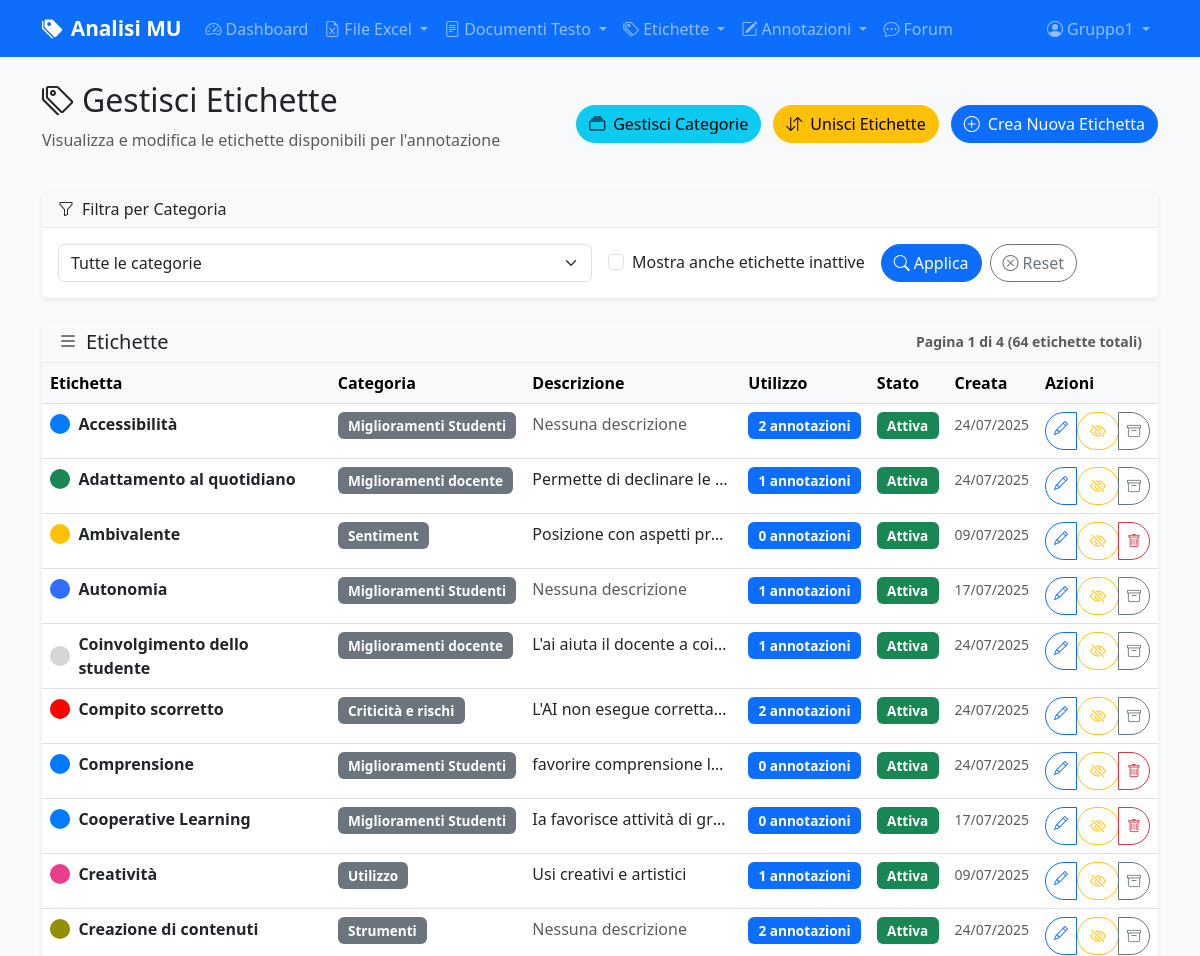
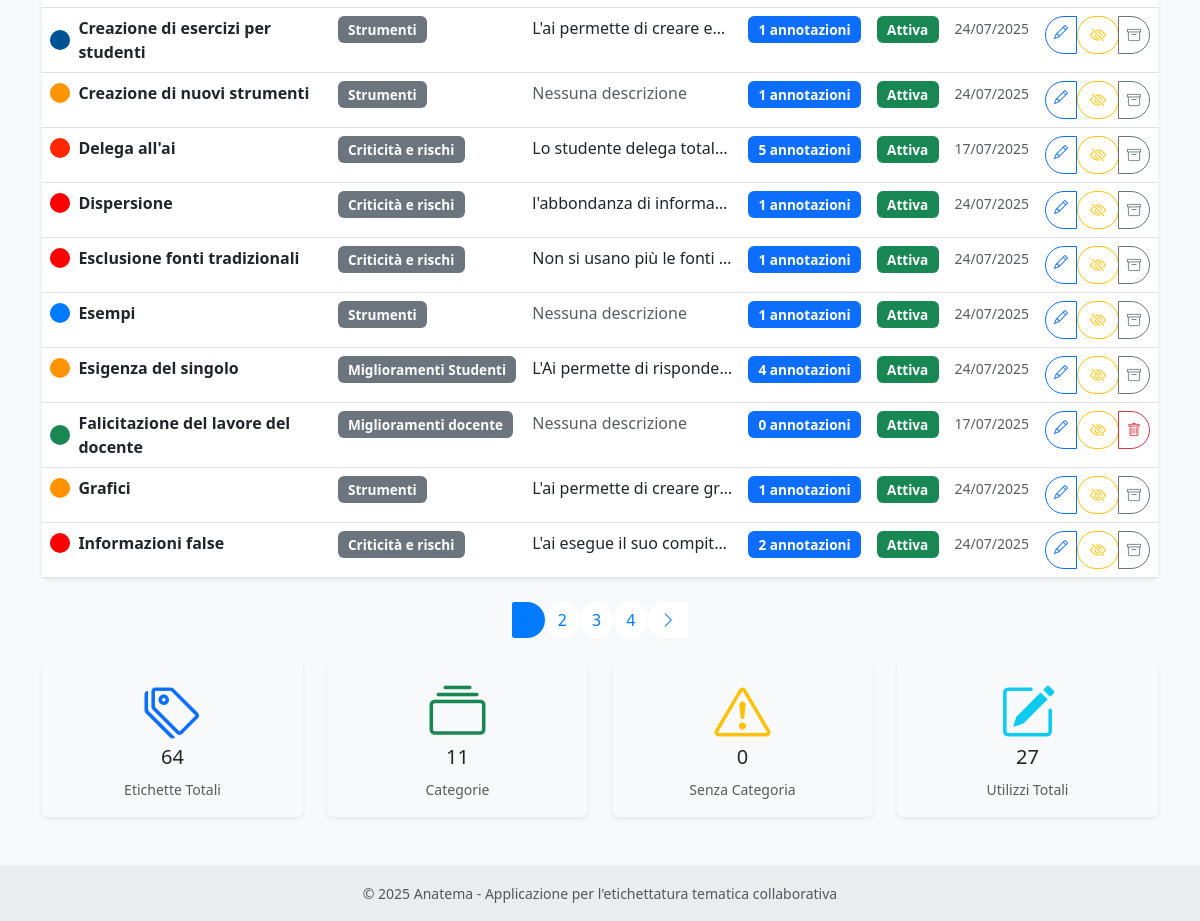
The app's page /labels/ (signed in), older data (2 pictures, top to bottom).
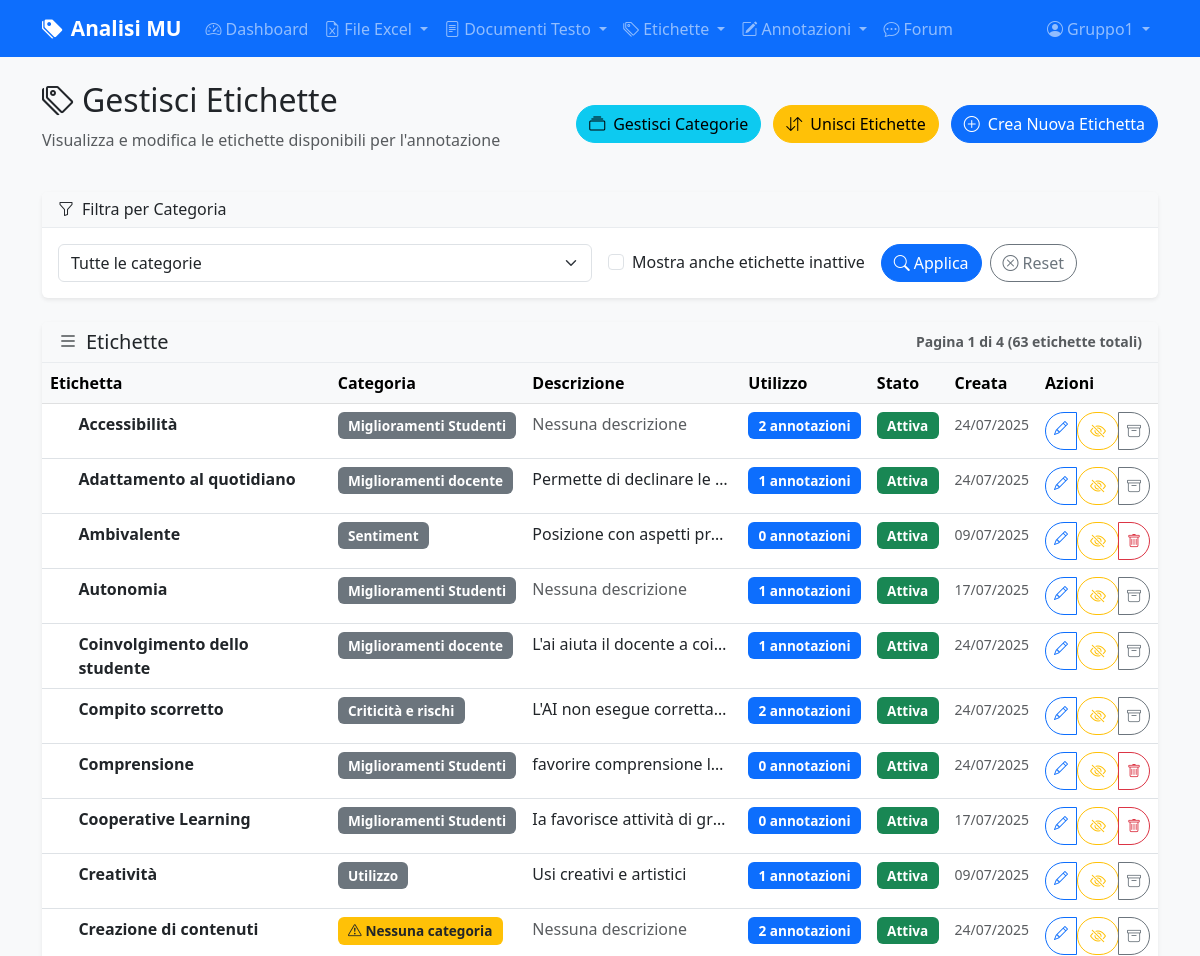
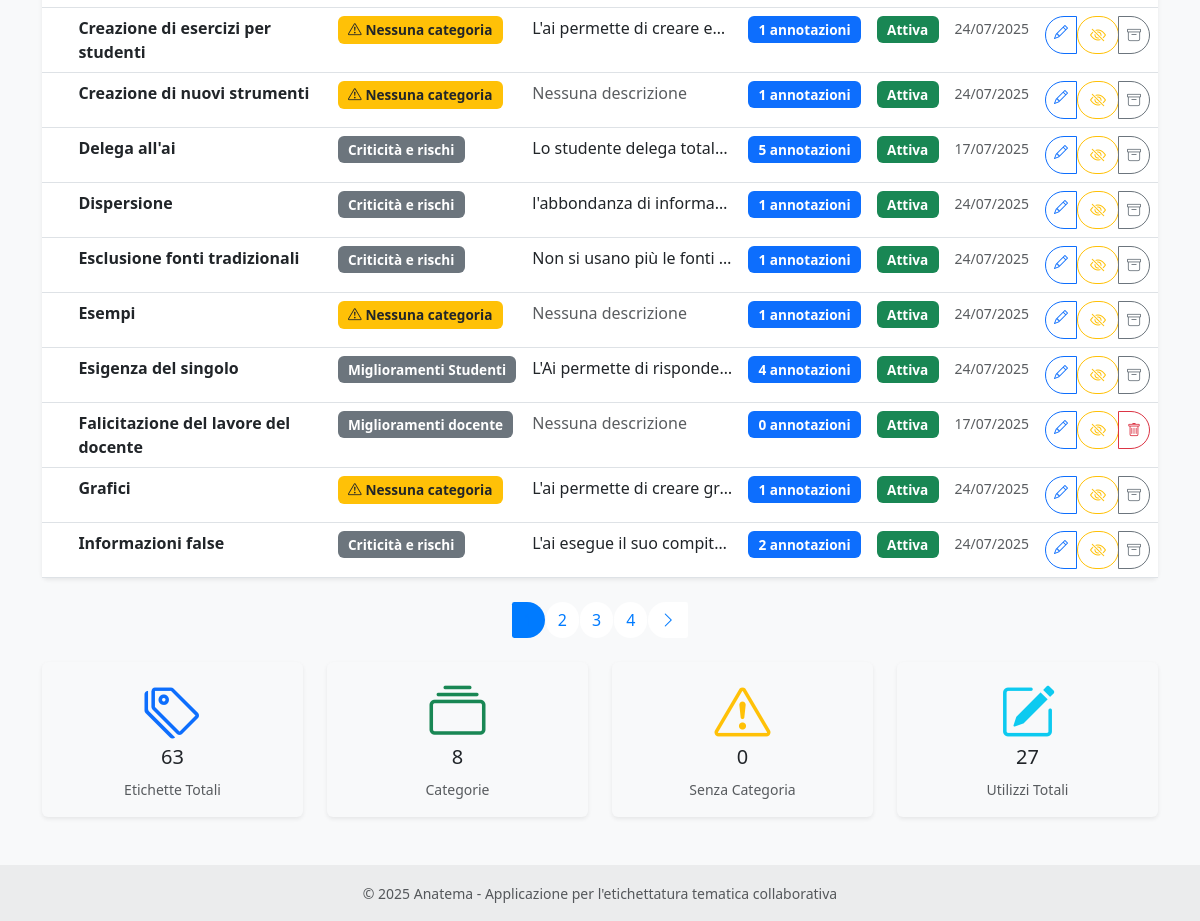
The same page, newer data (2 pictures, top to bottom).
### models.py (models this page shows, shortened)
class Label(db.Model):
    id = db.Column(db.Integer, primary_key=True)
    name = db.Column(db.String(100), nullable=False, unique=True)
    description = db.Column(db.Text)
    category_id = db.Column(db.Integer, db.ForeignKey('category.id'), nullable=True)
    category = db.Column(db.String(50))  # Manteniamo per compatibilità, sarà deprecato
    color = db.Column(db.String(7), default='#007bff')  # Colore HEX
    is_active = db.Column(db.Boolean, default=True)  # Soft delete
    created_at = db.Column(db.DateTime, default=datetime.utcnow)
    updated_at = db.Column(db.DateTime, default=datetime.utcnow, onupdate=datetime.utcnow)
    annotations = db.relationship('CellAnnotation', backref='label', lazy=True, cascade='all, delete-orphan')
    category_obj = db.relationship('Category', foreign_keys=[category_id], back_populates='labels')

class Category(db.Model):
    id = db.Column(db.Integer, primary_key=True)
    name = db.Column(db.String(100), nullable=False, unique=True)
    description = db.Column(db.Text)
    color = db.Column(db.String(7), default='#6c757d')  # Colore HEX
    is_active = db.Column(db.Boolean, default=True)  # Soft delete
    created_at = db.Column(db.DateTime, default=datetime.utcnow)
    updated_at = db.Column(db.DateTime, default=datetime.utcnow, onupdate=datetime.utcnow)
    labels = db.relationship('Label', foreign_keys='Label.category_id', back_populates='category_obj')

### routes/labels.py (the view)
@labels_bp.route('/')
@login_required
def list_labels():
    page = request.args.get('page', 1, type=int)
    category_filter = request.args.get('category')
    show_inactive = request.args.get('show_inactive', False, type=bool)
    query = Label.query.options(db.joinedload(Label.category_obj))
    if not show_inactive:
        query = query.filter_by(is_active=True)
    current_category = None
    if category_filter == 'none':
        query = query.filter(Label.category_id == None)
        current_category = 'none'
    elif category_filter and category_filter.isdigit():
        query = query.filter_by(category_id=int(category_filter))
        current_category = int(category_filter)
    labels = query.order_by(Label.name).paginate(
        page=page, per_page=20, error_out=False
    )
    categories = Category.query.filter_by(is_active=True).order_by(Category.name).all()
    uncategorized_count = Label.query.filter(Label.category_id.is_(None)).filter_by(is_active=True).count()
    return render_template('labels/list_labels.html',
                         labels=labels,
                         categories=categories,
                         current_category=current_category,
                         show_inactive=show_inactive,
                         uncategorized_count=uncategorized_count)

### models.py (called while the page is built)
    @property
    def is_admin(self):
        return self.role == 'amministratore'

    def can_manage_users(self):
        return self.role == 'amministratore'

### templates/labels/list_labels.html (shortened to what the changed rows need)
{% extends "base.html" %}
{% block content %}
<div class="row mb-4">
    <div class="col-12">
        <div class="d-flex justify-content-between align-items-center">
            <div>
                <h2>
                    <i class="bi bi-tags me-2"></i>Gestisci Etichette
                </h2>
            </div>
        </div>
    </div>
</div>
{% if labels.items %}
<div class="row">
    <div class="col-12">
        <div class="card">
            <div class="card-header d-flex justify-content-between align-items-center">
                <h5 class="mb-0">
                    <i class="bi bi-list me-2"></i>Etichette
                </h5>
                <small class="text-muted">
                    Pagina {{ labels.page }} di {{ labels.pages }} ({{ labels.total }} etichette totali)
                </small>
            </div>
            <div class="card-body p-0">
                <div class="table-responsive">
                    <table class="table table-hover mb-0">
                        <thead class="table-light">
                            <tr>
                                <th>Etichetta</th>
                                <th>Categoria</th>
                                <th>Descrizione</th>
                                <th>Utilizzo</th>
                                <th>Stato</th>
                                <th>Creata</th>
                                <th>Azioni</th>
                            </tr>
                        </thead>
                        <tbody>
                            {% for label in labels.items %}
                            <tr>
                                <td>
                                    <div class="d-flex align-items-center">
                                        <span class="badge me-2" style="background-color: {{ label.color }}; width: 20px; height: 20px; border-radius: 50%;">&nbsp;</span>
                                        <strong>{{ label.name }}</strong>
                                    </div>
                                </td>
                                <td>
                                    {% if label.category_id and label.category_obj %}
                                    <span class="badge bg-secondary">{{ label.category_obj.name }}</span>
                                    {% else %}
                                    <span class="badge bg-warning text-dark">
                                        <i class="bi bi-exclamation-triangle me-1"></i>Nessuna categoria
                                    </span>
                                    {% endif %}
                                </td>
                                <td>
                                    {% if label.description %}
                                    <div class="text-truncate" style="max-width: 200px;" title="{{ label.description }}">
                                        {{ label.description }}
                                    </div>
                                    {% else %}
                                    <span class="text-muted">Nessuna descrizione</span>
                                    {% endif %}
                                </td>
                                <td>
                                    <span class="badge bg-primary">{{ label.annotations|length }} annotazioni</span>
                                </td>
                                <td>
                                    {% if label.is_active %}
                                    <span class="badge bg-success">Attiva</span>
                                    {% else %}
                                    <span class="badge bg-secondary">Inattiva</span>
                                    {% endif %}
                                </td>
                                <td>
                                    <small class="text-muted">{{ label.created_at.strftime('%d/%m/%Y') }}</small>
                                </td>
                                <td>
                                    <div class="btn-group btn-group-sm" role="group">
                                        <a href="{{ url_for('labels.edit_label', label_id=label.id) }}"
                                           class="btn btn-outline-primary"
                                           title="Modifica etichetta">
                                            <i class="bi bi-pencil"></i>
                                        </a>
                                        {% if label.is_active %}
                                        <form method="POST" action="{{ url_for('labels.toggle_label_active', label_id=label.id) }}"
                                              style="display: inline;">
                                            <button type="submit" class="btn btn-outline-warning"
                                                    title="Disattiva etichetta">
                                                <i class="bi bi-eye-slash"></i>
                                            </button>
                                        </form>
                                        {% if label.annotations|length == 0 %}
                                        <button type="button"
                                                class="btn btn-outline-danger"
                                                title="Elimina etichetta definitivamente"
                                                onclick="confirmDelete('{{ label.name }}', '{{ url_for('labels.delete_label', label_id=label.id) }}')">
                                            <i class="bi bi-trash"></i>
                                        </button>
                                        {% else %}
                                        <button type="button"
                                                class="btn btn-outline-secondary"
                                                title="Disattiva etichetta (in uso in {{ label.annotations|length }} annotazioni)"
                                                onclick="confirmSoftDelete('{{ label.name }}', '{{ url_for('labels.delete_label', label_id=label.id) }}')">
                                            <i class="bi bi-archive"></i>
                                        </button>
                                        {% endif %}
                                        {% endif %}
                                    </div>
                                </td>
                            </tr>
                            {% endfor %}
                        </tbody>
                    </table>
                </div>
            </div>
        </div>
    </div>
</div>
{% if labels.pages > 1 %}
<nav aria-label="Navigazione etichette" class="mt-4">
    <ul class="pagination justify-content-center">
        {% for page_num in labels.iter_pages() %}
        {% if page_num %}
        {% if page_num != labels.page %}
        <li class="page-item">
            <a class="page-link" href="{{ url_for('labels.list_labels', page=page_num, category=current_category, show_inactive=show_inactive) }}">
                {{ page_num }}
            </a>
        </li>
        {% else %}
        <li class="page-item active">
            <span class="page-link">{{ page_num }}</span>
        </li>
        {% endif %}
        {% else %}
        <li class="page-item disabled">
            <span class="page-link">…</span>
        </li>
        {% endif %}
        {% endfor %}
        {% if labels.has_next %}
        <li class="page-item">
            <a class="page-link" href="{{ url_for('labels.list_labels', page=labels.next_num, category=current_category, show_inactive=show_inactive) }}">
                <i class="bi bi-chevron-right"></i>
            </a>
        </li>
        {% endif %}
    </ul>
</nav>
{% endif %}
{% endif %}
<div class="row mt-4">
    <div class="col-md-3">
        <div class="card bg-light">
            <div class="card-body text-center">
                <i class="bi bi-tags display-4 text-primary mb-2"></i>
                <h5>{{ labels.total }}</h5>
                <small class="text-muted">Etichette Totali</small>
            </div>
        </div>
    </div>
    <div class="col-md-3">
        <div class="card bg-light">
            <div class="card-body text-center">
                <i class="bi bi-collection display-4 text-success mb-2"></i>
                <h5>{{ categories|length }}</h5>
                <small class="text-muted">Categorie</small>
            </div>
        </div>
    </div>
                    {% set total_usage = labels.items|map(attribute='annotations')|map('length')|sum %}
</div>
{% endblock %}

Row changes from the older to the newer data that the page shows:
changed Label "Accessibilità": color "#007bff" → empty (drawn)
changed Label "Adattamento al quotidiano": color "#198653" → empty (drawn)
changed Label "Ambivalente": color "#ffc107" → empty (drawn)
changed Label "Autonomia": color "#316efd" → empty (drawn)
changed Label "Coinvolgimento dello studente": color "#d5d5d5" → empty (drawn)
changed Label "Compito scorretto": color "#ff0000" → empty (drawn)
changed Label "Comprensione": color "#007bff" → empty (drawn)
changed Label "Cooperative Learning": color "#007bff" → empty (drawn)
changed Label "Creatività": color "#e83e8c" → empty (drawn)
changed Label "Creazione di contenuti": color "#929000" → empty (drawn); category_obj.name "Strumenti" → (not shown); now shows "Nessuna categoria"
changed Label "Creazione di esercizi per studenti": color "#005392" → empty (drawn); category_obj.name "Strumenti" → (not shown); now shows "Nessuna categoria"
changed Label "Creazione di nuovi strumenti": color "#ff9300" → empty (drawn); category_obj.name "Strumenti" → (not shown); now shows "Nessuna categoria"
changed Label "Delega all'ai": color "#ff2600" → empty (drawn)
changed Label "Dispersione": color "#ff0000" → empty (drawn)
changed Label "Esclusione fonti tradizionali": color "#ff0000" → empty (drawn)
changed Label "Esempi": color "#007bff" → empty (drawn); category_obj.name "Strumenti" → (not shown); now shows "Nessuna categoria"
changed Label "Esigenza del singolo": color "#ff9300" → empty (drawn)
changed Label "Falicitazione del lavore del docente": color "#198653" → empty (drawn)
changed Label "Grafici": color "#ff9200" → empty (drawn); category_obj.name "Strumenti" → (not shown); now shows "Nessuna categoria"
changed Label "Informazioni false": color "#ff0000" → empty (drawn)
Text that changed along with them:
{{ labels.total }}: "64" → "63"
{{ categories|length }}: "11" → "8"
